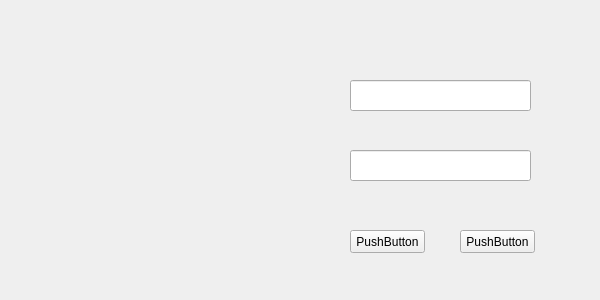
<?xml version="1.0" encoding="UTF-8"?>
<ui version="4.0">
 <class>Form</class>
 <widget class="QWidget" name="Form">
  <property name="geometry">
   <rect>
    <x>0</x>
    <y>0</y>
    <width>600</width>
    <height>300</height>
   </rect>
  </property>
  <property name="minimumSize">
   <size>
    <width>600</width>
    <height>300</height>
   </size>
  </property>
  <property name="maximumSize">
   <size>
    <width>600</width>
    <height>300</height>
   </size>
  </property>
  <property name="windowTitle">
   <string>Form</string>
  </property>
  <widget class="QPushButton" name="pushButton">
   <property name="geometry">
    <rect>
     <x>350</x>
     <y>230</y>
     <width>75</width>
     <height>23</height>
    </rect>
   </property>
   <property name="text">
    <string>PushButton</string>
   </property>
  </widget>
  <widget class="QPushButton" name="pushButton_2">
   <property name="geometry">
    <rect>
     <x>460</x>
     <y>230</y>
     <width>75</width>
     <height>23</height>
    </rect>
   </property>
   <property name="text">
    <string>PushButton</string>
   </property>
  </widget>
  <widget class="QLineEdit" name="lineEdit">
   <property name="geometry">
    <rect>
     <x>350</x>
     <y>80</y>
     <width>181</width>
     <height>31</height>
    </rect>
   </property>
  </widget>
  <widget class="QLineEdit" name="lineEdit_2">
   <property name="geometry">
    <rect>
     <x>350</x>
     <y>150</y>
     <width>181</width>
     <height>31</height>
    </rect>
   </property>
   <property name="echoMode">
    <enum>QLineEdit::Password</enum>
   </property>
  </widget>
 </widget>
 <resources/>
 <connections/>
</ui>
